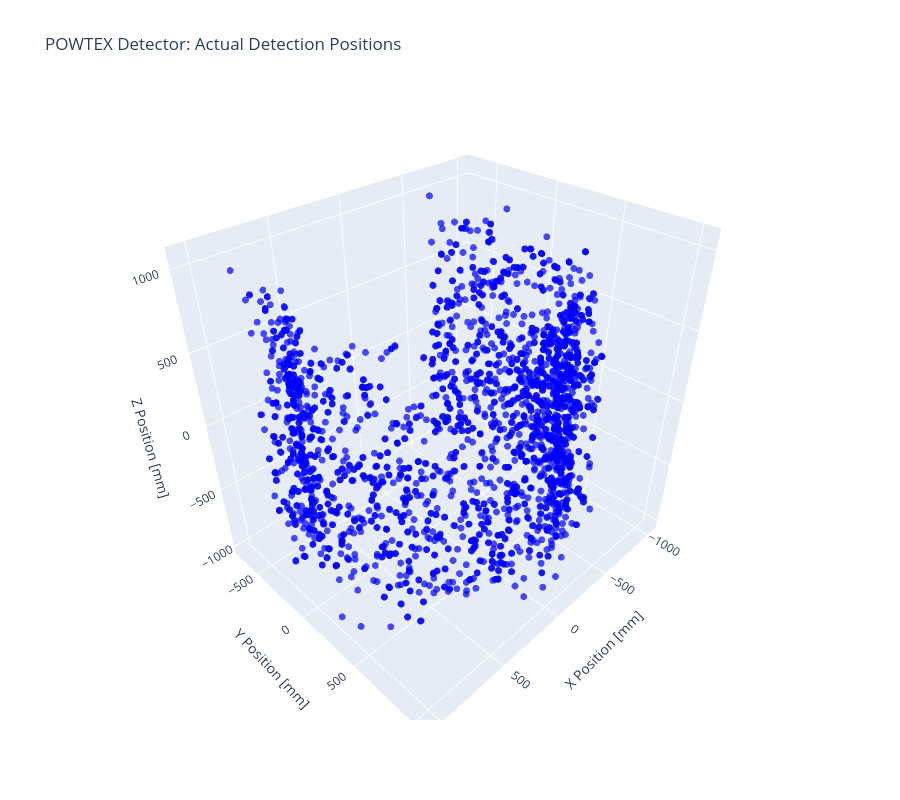

The notebook cell this image was saved under:
### Markdown cell above
## 4. Create 3D Plot of Actual Positions

### Code cell
# Create 3D scatter plot for actual positions
fig_pos = go.Figure(data=[go.Scatter3d(
    x=x_pos,
    y=y_pos,
    z=z_pos,
    mode='markers',
    marker=dict(
        size=4,
        color='blue',
        opacity=0.7,
        line=dict(width=0)
    ),
    text=[f"Event {i}<br>x: {x_pos[i]:.2f}<br>y: {y_pos[i]:.2f}<br>z: {z_pos[i]:.2f}" 
          for i in range(len(x_pos))],
    hovertemplate='%{text}<extra></extra>',
    name='Actual Position'
)])

fig_pos.update_layout(
    title='POWTEX Detector: Actual Detection Positions',
    scene=dict(
        xaxis_title='X Position [mm]',
        yaxis_title='Y Position [mm]',
        zaxis_title='Z Position [mm]',
        aspectmode='data'
    ),
    width=900,
    height=800,
    hovermode='closest'
)

fig_pos.show()

### Figure 1 — Plotly figure (JSON) as saved in the notebook; plotly's stock layout.template omitted (floating-point values rounded to 4 significant figures; data arrays with more than 128 entries replaced by an {"elided": "..."} marker saying what was removed)
{"data": [{"hovertemplate": "%{text}<extra></extra>", "marker": {"color": "blue", "line": {"width": 0}, "opacity": 0.7, "size": 4}, "mode": "markers", "name": "Actual Position", "text": {"elided": "2544 str values"}, "type": "scatter3d", "x": {"elided": "2544 float values"}, "y": {"elided": "2544 float values"}, "z": {"elided": "2544 float values"}}], "layout": {"height": 800, "hovermode": "closest", "scene": {"aspectmode": "data", "xaxis": {"title": {"text": "X Position [mm]"}}, "yaxis": {"title": {"text": "Y Position [mm]"}}, "zaxis": {"title": {"text": "Z Position [mm]"}}}, "title": {"text": "POWTEX Detector: Actual Detection Positions"}, "width": 900}}
